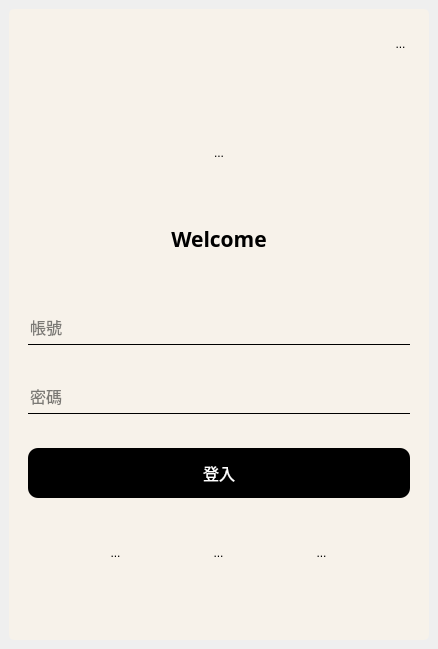
<?xml version="1.0" encoding="UTF-8"?>
<ui version="4.0">
 <class>MainWindow</class>
 <widget class="QMainWindow" name="MainWindow">
  <property name="geometry">
   <rect>
    <x>0</x>
    <y>0</y>
    <width>438</width>
    <height>649</height>
   </rect>
  </property>
  <property name="font">
   <font>
    <family>Edwardian Script ITC</family>
    <pointsize>16</pointsize>
   </font>
  </property>
  <property name="windowTitle">
   <string>MainWindow</string>
  </property>
  <widget class="QWidget" name="centralwidget">
   <layout class="QVBoxLayout" name="verticalLayout">
    <item>
     <widget class="QFrame" name="frame">
      <property name="styleSheet">
       <string notr="true">#frame{
background-color:#f7f2ea;
border-radius:5px;
}

QToolButton{
border:none;
}</string>
      </property>
      <property name="frameShape">
       <enum>QFrame::StyledPanel</enum>
      </property>
      <property name="frameShadow">
       <enum>QFrame::Raised</enum>
      </property>
      <layout class="QVBoxLayout" name="verticalLayout_2" stretch="0,0,0,0">
       <property name="spacing">
        <number>10</number>
       </property>
       <property name="leftMargin">
        <number>10</number>
       </property>
       <property name="topMargin">
        <number>10</number>
       </property>
       <property name="rightMargin">
        <number>10</number>
       </property>
       <property name="bottomMargin">
        <number>10</number>
       </property>
       <item>
        <widget class="QWidget" name="widget" native="true">
         <property name="sizePolicy">
          <sizepolicy hsizetype="Preferred" vsizetype="Preferred">
           <horstretch>0</horstretch>
           <verstretch>0</verstretch>
          </sizepolicy>
         </property>
         <property name="minimumSize">
          <size>
           <width>0</width>
           <height>50</height>
          </size>
         </property>
         <property name="maximumSize">
          <size>
           <width>16777215</width>
           <height>50</height>
          </size>
         </property>
         <layout class="QHBoxLayout" name="horizontalLayout">
          <item>
           <spacer name="horizontalSpacer">
            <property name="orientation">
             <enum>Qt::Horizontal</enum>
            </property>
            <property name="sizeHint" stdset="0">
             <size>
              <width>40</width>
              <height>20</height>
             </size>
            </property>
           </spacer>
          </item>
          <item>
           <widget class="QToolButton" name="toolButton">
            <property name="text">
             <string>...</string>
            </property>
            <property name="icon">
             <iconset>
              <normaloff>icon_0925/close_window.png</normaloff>icon_0925/close_window.png</iconset>
            </property>
            <property name="iconSize">
             <size>
              <width>35</width>
              <height>35</height>
             </size>
            </property>
           </widget>
          </item>
         </layout>
        </widget>
       </item>
       <item>
        <widget class="QWidget" name="widget_2" native="true">
         <property name="sizePolicy">
          <sizepolicy hsizetype="Preferred" vsizetype="Expanding">
           <horstretch>0</horstretch>
           <verstretch>1</verstretch>
          </sizepolicy>
         </property>
         <layout class="QGridLayout" name="gridLayout">
          <item row="1" column="0">
           <widget class="QToolButton" name="toolButton_5">
            <property name="minimumSize">
             <size>
              <width>150</width>
              <height>130</height>
             </size>
            </property>
            <property name="text">
             <string>...</string>
            </property>
            <property name="icon">
             <iconset>
              <normaloff>icon.png</normaloff>icon.png</iconset>
            </property>
            <property name="iconSize">
             <size>
              <width>200</width>
              <height>200</height>
             </size>
            </property>
           </widget>
          </item>
          <item row="2" column="0">
           <widget class="QLabel" name="label">
            <property name="minimumSize">
             <size>
              <width>0</width>
              <height>0</height>
             </size>
            </property>
            <property name="font">
             <font>
              <family>Segoe UI Variable Small Semibol</family>
              <pointsize>16</pointsize>
              <weight>75</weight>
              <bold>true</bold>
             </font>
            </property>
            <property name="text">
             <string>Welcome</string>
            </property>
            <property name="alignment">
             <set>Qt::AlignCenter</set>
            </property>
           </widget>
          </item>
         </layout>
        </widget>
       </item>
       <item>
        <widget class="QWidget" name="widget_3" native="true">
         <property name="sizePolicy">
          <sizepolicy hsizetype="Preferred" vsizetype="Expanding">
           <horstretch>0</horstretch>
           <verstretch>2</verstretch>
          </sizepolicy>
         </property>
         <property name="maximumSize">
          <size>
           <width>16777215</width>
           <height>600</height>
          </size>
         </property>
         <layout class="QVBoxLayout" name="verticalLayout_4">
          <property name="spacing">
           <number>0</number>
          </property>
          <property name="leftMargin">
           <number>0</number>
          </property>
          <property name="topMargin">
           <number>0</number>
          </property>
          <property name="rightMargin">
           <number>0</number>
          </property>
          <property name="bottomMargin">
           <number>0</number>
          </property>
          <item>
           <widget class="QWidget" name="widget_5" native="true">
            <property name="sizePolicy">
             <sizepolicy hsizetype="Preferred" vsizetype="Expanding">
              <horstretch>0</horstretch>
              <verstretch>0</verstretch>
             </sizepolicy>
            </property>
            <layout class="QHBoxLayout" name="horizontalLayout_3">
             <property name="spacing">
              <number>0</number>
             </property>
             <property name="leftMargin">
              <number>0</number>
             </property>
             <property name="topMargin">
              <number>0</number>
             </property>
             <property name="rightMargin">
              <number>0</number>
             </property>
             <property name="bottomMargin">
              <number>0</number>
             </property>
             <item>
              <widget class="QStackedWidget" name="stackedWidget_2">
               <property name="minimumSize">
                <size>
                 <width>0</width>
                 <height>15</height>
                </size>
               </property>
               <property name="maximumSize">
                <size>
                 <width>16777215</width>
                 <height>400</height>
                </size>
               </property>
               <property name="styleSheet">
                <string notr="true">QLineEdit{
background-color:rgba(255, 255, 255,0);
border:none;
border-bottom:1px solid black;
}
QPushButton{
background-color:rgb(0,0,0);
color:rgb(255,255,255);
border-radius:10px
}

QPushButton:pressed{
padding-top:5px;
padding-left:5px;
}</string>
               </property>
               <property name="currentIndex">
                <number>0</number>
               </property>
               <widget class="QWidget" name="Page_Login">
                <layout class="QVBoxLayout" name="verticalLayout_5">
                 <item>
                  <widget class="QLineEdit" name="Login_account">
                   <property name="minimumSize">
                    <size>
                     <width>35</width>
                     <height>35</height>
                    </size>
                   </property>
                   <property name="font">
                    <font>
                     <family>微軟正黑體</family>
                     <pointsize>12</pointsize>
                    </font>
                   </property>
                   <property name="placeholderText">
                    <string>帳號</string>
                   </property>
                  </widget>
                 </item>
                 <item>
                  <widget class="QLineEdit" name="Login_password">
                   <property name="minimumSize">
                    <size>
                     <width>35</width>
                     <height>35</height>
                    </size>
                   </property>
                   <property name="font">
                    <font>
                     <family>微軟正黑體</family>
                     <pointsize>12</pointsize>
                    </font>
                   </property>
                   <property name="echoMode">
                    <enum>QLineEdit::Password</enum>
                   </property>
                   <property name="placeholderText">
                    <string>密碼</string>
                   </property>
                  </widget>
                 </item>
                 <item>
                  <widget class="QPushButton" name="Login_correct">
                   <property name="minimumSize">
                    <size>
                     <width>35</width>
                     <height>50</height>
                    </size>
                   </property>
                   <property name="font">
                    <font>
                     <family>微軟正黑體</family>
                     <pointsize>12</pointsize>
                    </font>
                   </property>
                   <property name="text">
                    <string>登入</string>
                   </property>
                  </widget>
                 </item>
                </layout>
               </widget>
               <widget class="QWidget" name="Page_forget_password">
                <layout class="QVBoxLayout" name="verticalLayout_7">
                 <item>
                  <widget class="QLineEdit" name="forget_password_2">
                   <property name="minimumSize">
                    <size>
                     <width>35</width>
                     <height>35</height>
                    </size>
                   </property>
                   <property name="maximumSize">
                    <size>
                     <width>16777215</width>
                     <height>16777215</height>
                    </size>
                   </property>
                   <property name="font">
                    <font>
                     <family>微軟正黑體</family>
                     <pointsize>12</pointsize>
                    </font>
                   </property>
                   <property name="placeholderText">
                    <string>帳號</string>
                   </property>
                  </widget>
                 </item>
                 <item>
                  <widget class="QLineEdit" name="forget_account">
                   <property name="minimumSize">
                    <size>
                     <width>35</width>
                     <height>35</height>
                    </size>
                   </property>
                   <property name="maximumSize">
                    <size>
                     <width>16777215</width>
                     <height>16777215</height>
                    </size>
                   </property>
                   <property name="font">
                    <font>
                     <family>微軟正黑體</family>
                     <pointsize>12</pointsize>
                    </font>
                   </property>
                   <property name="echoMode">
                    <enum>QLineEdit::Password</enum>
                   </property>
                   <property name="placeholderText">
                    <string>更換密碼</string>
                   </property>
                  </widget>
                 </item>
                 <item>
                  <widget class="QLineEdit" name="forget_password_1">
                   <property name="minimumSize">
                    <size>
                     <width>35</width>
                     <height>35</height>
                    </size>
                   </property>
                   <property name="maximumSize">
                    <size>
                     <width>16777215</width>
                     <height>16777215</height>
                    </size>
                   </property>
                   <property name="font">
                    <font>
                     <family>微軟正黑體</family>
                     <pointsize>12</pointsize>
                    </font>
                   </property>
                   <property name="echoMode">
                    <enum>QLineEdit::Password</enum>
                   </property>
                   <property name="placeholderText">
                    <string>確認密碼</string>
                   </property>
                  </widget>
                 </item>
                 <item>
                  <widget class="QPushButton" name="forget_correct">
                   <property name="minimumSize">
                    <size>
                     <width>35</width>
                     <height>50</height>
                    </size>
                   </property>
                   <property name="maximumSize">
                    <size>
                     <width>16777215</width>
                     <height>16777215</height>
                    </size>
                   </property>
                   <property name="font">
                    <font>
                     <family>微軟正黑體</family>
                     <pointsize>12</pointsize>
                    </font>
                   </property>
                   <property name="text">
                    <string>變更密碼</string>
                   </property>
                  </widget>
                 </item>
                </layout>
               </widget>
               <widget class="QWidget" name="Page_Register">
                <layout class="QVBoxLayout" name="verticalLayout_6">
                 <item>
                  <widget class="QLineEdit" name="register_account">
                   <property name="minimumSize">
                    <size>
                     <width>35</width>
                     <height>35</height>
                    </size>
                   </property>
                   <property name="font">
                    <font>
                     <family>微軟正黑體</family>
                     <pointsize>12</pointsize>
                    </font>
                   </property>
                   <property name="placeholderText">
                    <string>帳號</string>
                   </property>
                  </widget>
                 </item>
                 <item>
                  <widget class="QLineEdit" name="register_password_1">
                   <property name="minimumSize">
                    <size>
                     <width>35</width>
                     <height>35</height>
                    </size>
                   </property>
                   <property name="font">
                    <font>
                     <family>微軟正黑體</family>
                     <pointsize>12</pointsize>
                    </font>
                   </property>
                   <property name="echoMode">
                    <enum>QLineEdit::Password</enum>
                   </property>
                   <property name="placeholderText">
                    <string>密碼</string>
                   </property>
                  </widget>
                 </item>
                 <item>
                  <widget class="QLineEdit" name="register_password_2">
                   <property name="minimumSize">
                    <size>
                     <width>35</width>
                     <height>35</height>
                    </size>
                   </property>
                   <property name="font">
                    <font>
                     <family>微軟正黑體</family>
                     <pointsize>12</pointsize>
                    </font>
                   </property>
                   <property name="echoMode">
                    <enum>QLineEdit::Password</enum>
                   </property>
                   <property name="placeholderText">
                    <string>確認密碼</string>
                   </property>
                  </widget>
                 </item>
                 <item>
                  <widget class="QPushButton" name="register_correct">
                   <property name="minimumSize">
                    <size>
                     <width>20</width>
                     <height>50</height>
                    </size>
                   </property>
                   <property name="font">
                    <font>
                     <family>微軟正黑體</family>
                     <pointsize>12</pointsize>
                    </font>
                   </property>
                   <property name="text">
                    <string>註冊</string>
                   </property>
                  </widget>
                 </item>
                </layout>
               </widget>
              </widget>
             </item>
            </layout>
           </widget>
          </item>
          <item>
           <widget class="QWidget" name="widget_6" native="true">
            <layout class="QHBoxLayout" name="horizontalLayout_2">
             <item>
              <widget class="QToolButton" name="Login_button">
               <property name="text">
                <string>...</string>
               </property>
               <property name="icon">
                <iconset>
                 <normaloff>icon_0925/login.png</normaloff>icon_0925/login.png</iconset>
               </property>
               <property name="iconSize">
                <size>
                 <width>35</width>
                 <height>35</height>
                </size>
               </property>
              </widget>
             </item>
             <item>
              <widget class="QToolButton" name="Register_button">
               <property name="text">
                <string>...</string>
               </property>
               <property name="icon">
                <iconset>
                 <normaloff>icon_0925/person_add.png</normaloff>icon_0925/person_add.png</iconset>
               </property>
               <property name="iconSize">
                <size>
                 <width>35</width>
                 <height>35</height>
                </size>
               </property>
              </widget>
             </item>
             <item>
              <widget class="QToolButton" name="password_button">
               <property name="text">
                <string>...</string>
               </property>
               <property name="icon">
                <iconset>
                 <normaloff>icon_0925/password.png</normaloff>icon_0925/password.png</iconset>
               </property>
               <property name="iconSize">
                <size>
                 <width>35</width>
                 <height>35</height>
                </size>
               </property>
              </widget>
             </item>
            </layout>
           </widget>
          </item>
         </layout>
        </widget>
       </item>
       <item>
        <widget class="QWidget" name="widget_4" native="true">
         <property name="sizePolicy">
          <sizepolicy hsizetype="Preferred" vsizetype="Expanding">
           <horstretch>0</horstretch>
           <verstretch>1</verstretch>
          </sizepolicy>
         </property>
         <property name="minimumSize">
          <size>
           <width>0</width>
           <height>50</height>
          </size>
         </property>
         <property name="maximumSize">
          <size>
           <width>16777215</width>
           <height>50</height>
          </size>
         </property>
         <layout class="QVBoxLayout" name="verticalLayout_3">
          <property name="spacing">
           <number>0</number>
          </property>
          <property name="leftMargin">
           <number>0</number>
          </property>
          <property name="topMargin">
           <number>0</number>
          </property>
          <property name="rightMargin">
           <number>0</number>
          </property>
          <property name="bottomMargin">
           <number>0</number>
          </property>
          <item>
           <widget class="QStackedWidget" name="stackedWidget">
            <property name="sizePolicy">
             <sizepolicy hsizetype="Preferred" vsizetype="Expanding">
              <horstretch>0</horstretch>
              <verstretch>0</verstretch>
             </sizepolicy>
            </property>
            <property name="minimumSize">
             <size>
              <width>0</width>
              <height>50</height>
             </size>
            </property>
            <property name="maximumSize">
             <size>
              <width>16777215</width>
              <height>50</height>
             </size>
            </property>
            <widget class="QWidget" name="page"/>
            <widget class="QWidget" name="page_2"/>
           </widget>
          </item>
         </layout>
        </widget>
       </item>
      </layout>
     </widget>
    </item>
   </layout>
  </widget>
 </widget>
 <resources/>
 <connections/>
</ui>
